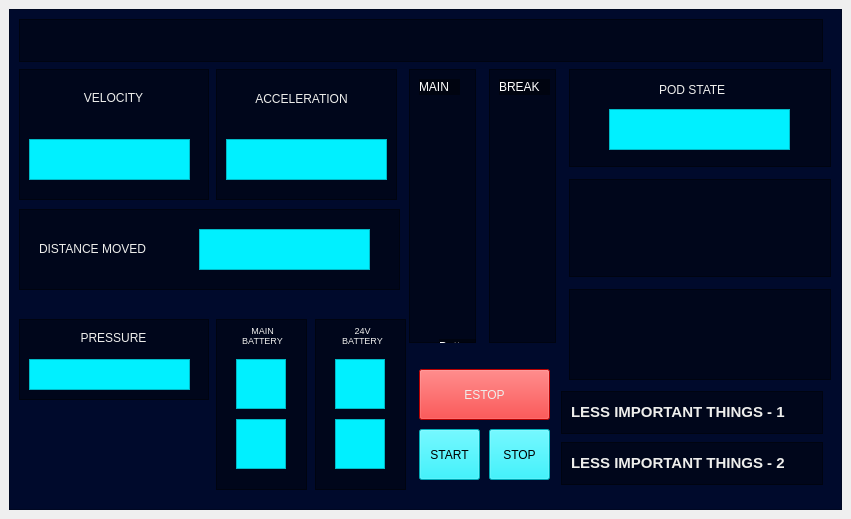
<?xml version="1.0" encoding="UTF-8"?>
<ui version="4.0">
 <class>MainWindow</class>
 <widget class="QMainWindow" name="MainWindow">
  <property name="geometry">
   <rect>
    <x>0</x>
    <y>0</y>
    <width>851</width>
    <height>519</height>
   </rect>
  </property>
  <property name="maximumSize">
   <size>
    <width>1280</width>
    <height>720</height>
   </size>
  </property>
  <property name="windowTitle">
   <string>MainWindow</string>
  </property>
  <widget class="QWidget" name="centralwidget">
   <layout class="QVBoxLayout" name="verticalLayout">
    <item>
     <widget class="QFrame" name="frame">
      <property name="enabled">
       <bool>true</bool>
      </property>
      <property name="sizeIncrement">
       <size>
        <width>0</width>
        <height>0</height>
       </size>
      </property>
      <property name="styleSheet">
       <string notr="true">QFrame{
background-font: 75 11pt &quot;URW Bookman L&quot;;
background-color: rgb(0, 10, 44);
background-radius: 10px;

}
</string>
      </property>
      <property name="frameShape">
       <enum>QFrame::StyledPanel</enum>
      </property>
      <property name="frameShadow">
       <enum>QFrame::Raised</enum>
      </property>
      <widget class="QFrame" name="VELOCITY">
       <property name="geometry">
        <rect>
         <x>10</x>
         <y>60</y>
         <width>190</width>
         <height>131</height>
        </rect>
       </property>
       <property name="styleSheet">
        <string notr="true">QFrame{
background-color: rgb(0, 0, 0, 100);
}</string>
       </property>
       <property name="frameShape">
        <enum>QFrame::StyledPanel</enum>
       </property>
       <property name="frameShadow">
        <enum>QFrame::Raised</enum>
       </property>
       <widget class="QLabel" name="label">
        <property name="geometry">
         <rect>
          <x>60</x>
          <y>20</y>
          <width>69</width>
          <height>17</height>
         </rect>
        </property>
        <property name="styleSheet">
         <string notr="true">QLabel{
background-color: rgb(rgba(0, 0, 0, 100));
color: rgb(238, 238, 236);
}
</string>
        </property>
        <property name="text">
         <string>VELOCITY</string>
        </property>
        <property name="alignment">
         <set>Qt::AlignCenter</set>
        </property>
       </widget>
       <widget class="QTextEdit" name="velocity_t">
        <property name="geometry">
         <rect>
          <x>10</x>
          <y>70</y>
          <width>161</width>
          <height>41</height>
         </rect>
        </property>
        <property name="styleSheet">
         <string notr="true">QTextEdit{
background-color: rgb(0, 240, 255);
}</string>
        </property>
        <property name="readOnly">
         <bool>true</bool>
        </property>
       </widget>
      </widget>
      <widget class="QFrame" name="frame_4">
       <property name="geometry">
        <rect>
         <x>10</x>
         <y>200</y>
         <width>381</width>
         <height>81</height>
        </rect>
       </property>
       <property name="font">
        <font>
         <weight>50</weight>
         <bold>false</bold>
        </font>
       </property>
       <property name="styleSheet">
        <string notr="true">QFrame{
background-color: rgba(0, 0, 0, 100);
}</string>
       </property>
       <property name="frameShape">
        <enum>QFrame::StyledPanel</enum>
       </property>
       <property name="frameShadow">
        <enum>QFrame::Raised</enum>
       </property>
       <widget class="QLabel" name="label_3">
        <property name="geometry">
         <rect>
          <x>20</x>
          <y>30</y>
          <width>131</width>
          <height>20</height>
         </rect>
        </property>
        <property name="styleSheet">
         <string notr="true">QLabel{
background-color: rgb(rgba(0, 0, 0, 100));
color: rgb(238, 238, 236);
}
</string>
        </property>
        <property name="text">
         <string>DISTANCE MOVED</string>
        </property>
       </widget>
       <widget class="QTextEdit" name="dist_t">
        <property name="geometry">
         <rect>
          <x>180</x>
          <y>20</y>
          <width>171</width>
          <height>41</height>
         </rect>
        </property>
        <property name="styleSheet">
         <string notr="true">QTextEdit{
background-color: rgb(0, 240, 255);
}</string>
        </property>
        <property name="readOnly">
         <bool>true</bool>
        </property>
       </widget>
      </widget>
      <widget class="QFrame" name="frame_5">
       <property name="geometry">
        <rect>
         <x>207</x>
         <y>310</y>
         <width>91</width>
         <height>171</height>
        </rect>
       </property>
       <property name="styleSheet">
        <string notr="true">QFrame{
background-color: rgba(0, 0, 0, 100);
}</string>
       </property>
       <property name="frameShape">
        <enum>QFrame::StyledPanel</enum>
       </property>
       <property name="frameShadow">
        <enum>QFrame::Raised</enum>
       </property>
       <widget class="QLabel" name="label_4">
        <property name="geometry">
         <rect>
          <x>16</x>
          <y>6</y>
          <width>61</width>
          <height>21</height>
         </rect>
        </property>
        <property name="styleSheet">
         <string notr="true">QLabel{
background-color: rgb(rgba(0, 0, 0, 100));
color: rgb(238, 238, 236);
}
</string>
        </property>
        <property name="text">
         <string>&lt;html&gt;&lt;head/&gt;&lt;body&gt;&lt;p align=&quot;center&quot;&gt;&lt;span style=&quot; font-size:7pt;&quot;&gt;MAIN&lt;br/&gt;BATTERY&lt;/span&gt;&lt;/p&gt;&lt;/body&gt;&lt;/html&gt;</string>
        </property>
        <property name="alignment">
         <set>Qt::AlignCenter</set>
        </property>
       </widget>
       <widget class="QTextEdit" name="main_battery_v">
        <property name="geometry">
         <rect>
          <x>20</x>
          <y>40</y>
          <width>50</width>
          <height>50</height>
         </rect>
        </property>
        <property name="styleSheet">
         <string notr="true">QTextEdit{
background-color: rgb(0, 240, 255);
}
</string>
        </property>
        <property name="readOnly">
         <bool>true</bool>
        </property>
       </widget>
       <widget class="QTextEdit" name="main_battery_c">
        <property name="geometry">
         <rect>
          <x>20</x>
          <y>100</y>
          <width>50</width>
          <height>50</height>
         </rect>
        </property>
        <property name="styleSheet">
         <string notr="true">QTextEdit{
background-color: rgb(0, 240, 255);
}
</string>
        </property>
        <property name="readOnly">
         <bool>true</bool>
        </property>
       </widget>
      </widget>
      <widget class="QFrame" name="frame_6">
       <property name="geometry">
        <rect>
         <x>306</x>
         <y>310</y>
         <width>91</width>
         <height>171</height>
        </rect>
       </property>
       <property name="styleSheet">
        <string notr="true">QFrame{
background-color: rgba(0, 0, 0, 100);
}</string>
       </property>
       <property name="frameShape">
        <enum>QFrame::StyledPanel</enum>
       </property>
       <property name="frameShadow">
        <enum>QFrame::Raised</enum>
       </property>
       <widget class="QTextEdit" name="second_batttery_v">
        <property name="geometry">
         <rect>
          <x>20</x>
          <y>40</y>
          <width>50</width>
          <height>50</height>
         </rect>
        </property>
        <property name="styleSheet">
         <string notr="true">QTextEdit{
background-color: rgb(0, 240, 255);
}
</string>
        </property>
        <property name="readOnly">
         <bool>true</bool>
        </property>
       </widget>
       <widget class="QTextEdit" name="second_battery_c">
        <property name="geometry">
         <rect>
          <x>20</x>
          <y>100</y>
          <width>50</width>
          <height>50</height>
         </rect>
        </property>
        <property name="styleSheet">
         <string notr="true">QTextEdit{
background-color: rgb(0, 240, 255);
}
</string>
        </property>
        <property name="readOnly">
         <bool>true</bool>
        </property>
       </widget>
       <widget class="QLabel" name="label_5">
        <property name="geometry">
         <rect>
          <x>26</x>
          <y>6</y>
          <width>43</width>
          <height>21</height>
         </rect>
        </property>
        <property name="styleSheet">
         <string notr="true">QLabel{
background-color: rgb(rgba(0, 0, 0, 100));
color: rgb(238, 238, 236);
}
</string>
        </property>
        <property name="text">
         <string>&lt;html&gt;&lt;head/&gt;&lt;body&gt;&lt;p align=&quot;center&quot;&gt;&lt;span style=&quot; font-size:7pt;&quot;&gt;24V&lt;br/&gt;BATTERY&lt;/span&gt;&lt;/p&gt;&lt;/body&gt;&lt;/html&gt;</string>
        </property>
       </widget>
      </widget>
      <widget class="QFrame" name="frame_3">
       <property name="geometry">
        <rect>
         <x>207</x>
         <y>60</y>
         <width>181</width>
         <height>131</height>
        </rect>
       </property>
       <property name="styleSheet">
        <string notr="true">QFrame{
background-color: rgb(0, 0, 0, 100);
filter: blur(5px);
}</string>
       </property>
       <property name="frameShape">
        <enum>QFrame::StyledPanel</enum>
       </property>
       <property name="frameShadow">
        <enum>QFrame::Raised</enum>
       </property>
       <widget class="QLabel" name="label_2">
        <property name="geometry">
         <rect>
          <x>30</x>
          <y>20</y>
          <width>111</width>
          <height>20</height>
         </rect>
        </property>
        <property name="styleSheet">
         <string notr="true">QLabel{
background-color: rgb(rgba(0, 0, 0, 100));
color: rgb(238, 238, 236);
}
</string>
        </property>
        <property name="text">
         <string>ACCELERATION</string>
        </property>
        <property name="alignment">
         <set>Qt::AlignCenter</set>
        </property>
       </widget>
       <widget class="QLabel" name="label_14">
        <property name="geometry">
         <rect>
          <x>220</x>
          <y>130</y>
          <width>47</width>
          <height>13</height>
         </rect>
        </property>
        <property name="text">
         <string>TextLabel</string>
        </property>
       </widget>
       <widget class="QTextEdit" name="acc_t">
        <property name="geometry">
         <rect>
          <x>10</x>
          <y>70</y>
          <width>161</width>
          <height>41</height>
         </rect>
        </property>
        <property name="styleSheet">
         <string notr="true">QTextEdit{
background-color: rgb(0, 240, 255);
}</string>
        </property>
        <property name="readOnly">
         <bool>true</bool>
        </property>
       </widget>
      </widget>
      <widget class="QFrame" name="frame_8">
       <property name="geometry">
        <rect>
         <x>10</x>
         <y>10</y>
         <width>804</width>
         <height>43</height>
        </rect>
       </property>
       <property name="maximumSize">
        <size>
         <width>804</width>
         <height>43</height>
        </size>
       </property>
       <property name="styleSheet">
        <string notr="true">background-color: rgba(0, 0, 0, 100);</string>
       </property>
       <property name="frameShape">
        <enum>QFrame::StyledPanel</enum>
       </property>
       <property name="frameShadow">
        <enum>QFrame::Raised</enum>
       </property>
      </widget>
      <widget class="QFrame" name="frame_9">
       <property name="geometry">
        <rect>
         <x>10</x>
         <y>310</y>
         <width>190</width>
         <height>81</height>
        </rect>
       </property>
       <property name="styleSheet">
        <string notr="true">background-color: rgba(0, 0, 0, 100);</string>
       </property>
       <property name="frameShape">
        <enum>QFrame::StyledPanel</enum>
       </property>
       <property name="frameShadow">
        <enum>QFrame::Raised</enum>
       </property>
       <widget class="QLabel" name="label_7">
        <property name="geometry">
         <rect>
          <x>60</x>
          <y>10</y>
          <width>69</width>
          <height>17</height>
         </rect>
        </property>
        <property name="styleSheet">
         <string notr="true">QLabel{
background-color: rgb(rgba(0, 0, 0, 100));
color: rgb(238, 238, 236);
}
</string>
        </property>
        <property name="text">
         <string>PRESSURE</string>
        </property>
        <property name="alignment">
         <set>Qt::AlignCenter</set>
        </property>
       </widget>
       <widget class="QTextEdit" name="dist_t_2">
        <property name="geometry">
         <rect>
          <x>10</x>
          <y>40</y>
          <width>161</width>
          <height>31</height>
         </rect>
        </property>
        <property name="styleSheet">
         <string notr="true">QTextEdit{
background-color: rgb(0, 240, 255);
}</string>
        </property>
        <property name="readOnly">
         <bool>true</bool>
        </property>
       </widget>
      </widget>
      <widget class="QFrame" name="frame_12">
       <property name="geometry">
        <rect>
         <x>400</x>
         <y>60</y>
         <width>67</width>
         <height>274</height>
        </rect>
       </property>
       <property name="styleSheet">
        <string notr="true">background-color: rgba(0, 0, 0, 100);</string>
       </property>
       <property name="frameShape">
        <enum>QFrame::StyledPanel</enum>
       </property>
       <property name="frameShadow">
        <enum>QFrame::Raised</enum>
       </property>
       <widget class="QLabel" name="label_23">
        <property name="geometry">
         <rect>
          <x>30</x>
          <y>270</y>
          <width>51</width>
          <height>16</height>
         </rect>
        </property>
        <property name="styleSheet">
         <string notr="true">color: rgb(255, 255, 255);</string>
        </property>
        <property name="text">
         <string>Battery :</string>
        </property>
       </widget>
       <widget class="QLabel" name="label_24">
        <property name="geometry">
         <rect>
          <x>10</x>
          <y>10</y>
          <width>41</width>
          <height>16</height>
         </rect>
        </property>
        <property name="styleSheet">
         <string notr="true">color: rgb(255, 255, 255);</string>
        </property>
        <property name="text">
         <string>MAIN</string>
        </property>
       </widget>
      </widget>
      <widget class="QFrame" name="frame_13">
       <property name="geometry">
        <rect>
         <x>480</x>
         <y>60</y>
         <width>67</width>
         <height>274</height>
        </rect>
       </property>
       <property name="styleSheet">
        <string notr="true">background-color: rgba(0, 0, 0, 100);</string>
       </property>
       <property name="frameShape">
        <enum>QFrame::StyledPanel</enum>
       </property>
       <property name="frameShadow">
        <enum>QFrame::Raised</enum>
       </property>
       <widget class="QLabel" name="label_26">
        <property name="geometry">
         <rect>
          <x>10</x>
          <y>10</y>
          <width>51</width>
          <height>16</height>
         </rect>
        </property>
        <property name="styleSheet">
         <string notr="true">color: rgb(255, 255, 255);</string>
        </property>
        <property name="text">
         <string>BREAK</string>
        </property>
       </widget>
      </widget>
      <widget class="QFrame" name="frame_18">
       <property name="geometry">
        <rect>
         <x>560</x>
         <y>60</y>
         <width>262</width>
         <height>98</height>
        </rect>
       </property>
       <property name="styleSheet">
        <string notr="true">background-color: rgba(0, 0, 0, 100)</string>
       </property>
       <property name="frameShape">
        <enum>QFrame::StyledPanel</enum>
       </property>
       <property name="frameShadow">
        <enum>QFrame::Raised</enum>
       </property>
       <widget class="QLabel" name="label_6">
        <property name="geometry">
         <rect>
          <x>90</x>
          <y>0</y>
          <width>81</width>
          <height>41</height>
         </rect>
        </property>
        <property name="styleSheet">
         <string notr="true">QLabel{
background-color: rgb(rgba(0, 0, 0, 100));
color: rgb(238, 238, 236);
}
</string>
        </property>
        <property name="text">
         <string>POD STATE</string>
        </property>
       </widget>
       <widget class="QTextEdit" name="state_t">
        <property name="geometry">
         <rect>
          <x>40</x>
          <y>40</y>
          <width>181</width>
          <height>41</height>
         </rect>
        </property>
        <property name="styleSheet">
         <string notr="true">QTextEdit{
background-color: rgb(0, 240, 255);
}</string>
        </property>
        <property name="readOnly">
         <bool>true</bool>
        </property>
       </widget>
      </widget>
      <widget class="QFrame" name="frame_19">
       <property name="geometry">
        <rect>
         <x>552</x>
         <y>433</y>
         <width>262</width>
         <height>43</height>
        </rect>
       </property>
       <property name="styleSheet">
        <string notr="true">background-color: rgba(0, 0, 0, 100)</string>
       </property>
       <property name="frameShape">
        <enum>QFrame::StyledPanel</enum>
       </property>
       <property name="frameShadow">
        <enum>QFrame::Raised</enum>
       </property>
       <widget class="QLabel" name="label_10">
        <property name="geometry">
         <rect>
          <x>10</x>
          <y>6</y>
          <width>231</width>
          <height>31</height>
         </rect>
        </property>
        <property name="styleSheet">
         <string notr="true">QLabel{
background-color: rgb(rgba(0, 0, 0, 100));
color: rgb(238, 238, 236);
}
</string>
        </property>
        <property name="text">
         <string>&lt;html&gt;&lt;head/&gt;&lt;body&gt;&lt;p&gt;&lt;span style=&quot; font-size:11.5pt; font-weight:600;&quot;&gt;LESS IMPORTANT THINGS - 2&lt;/span&gt;&lt;/p&gt;&lt;/body&gt;&lt;/html&gt;</string>
        </property>
        <property name="alignment">
         <set>Qt::AlignLeading|Qt::AlignLeft|Qt::AlignVCenter</set>
        </property>
       </widget>
      </widget>
      <widget class="QFrame" name="frame_20">
       <property name="geometry">
        <rect>
         <x>552</x>
         <y>382</y>
         <width>262</width>
         <height>43</height>
        </rect>
       </property>
       <property name="styleSheet">
        <string notr="true">background-color: rgba(0, 0, 0, 100)</string>
       </property>
       <property name="frameShape">
        <enum>QFrame::StyledPanel</enum>
       </property>
       <property name="frameShadow">
        <enum>QFrame::Raised</enum>
       </property>
       <widget class="QLabel" name="label_9">
        <property name="geometry">
         <rect>
          <x>10</x>
          <y>6</y>
          <width>231</width>
          <height>31</height>
         </rect>
        </property>
        <property name="styleSheet">
         <string notr="true">QLabel{
background-color: rgb(rgba(0, 0, 0, 100));
color: rgb(238, 238, 236);
}
</string>
        </property>
        <property name="text">
         <string>&lt;html&gt;&lt;head/&gt;&lt;body&gt;&lt;p&gt;&lt;span style=&quot; font-size:11.5pt; font-weight:600;&quot;&gt;LESS IMPORTANT THINGS - 1&lt;/span&gt;&lt;/p&gt;&lt;/body&gt;&lt;/html&gt;</string>
        </property>
        <property name="alignment">
         <set>Qt::AlignLeading|Qt::AlignLeft|Qt::AlignVCenter</set>
        </property>
       </widget>
      </widget>
      <widget class="QFrame" name="frame_21">
       <property name="geometry">
        <rect>
         <x>560</x>
         <y>170</y>
         <width>262</width>
         <height>98</height>
        </rect>
       </property>
       <property name="styleSheet">
        <string notr="true">background-color: rgba(0, 0, 0, 100)</string>
       </property>
       <property name="frameShape">
        <enum>QFrame::StyledPanel</enum>
       </property>
       <property name="frameShadow">
        <enum>QFrame::Raised</enum>
       </property>
      </widget>
      <widget class="QPushButton" name="start_b">
       <property name="geometry">
        <rect>
         <x>410</x>
         <y>420</y>
         <width>61</width>
         <height>51</height>
        </rect>
       </property>
       <property name="styleSheet">
        <string notr="true">QPushButton{
background-color: rgb(0, 240, 255);
}</string>
       </property>
       <property name="text">
        <string>START</string>
       </property>
      </widget>
      <widget class="QPushButton" name="stop_b">
       <property name="geometry">
        <rect>
         <x>480</x>
         <y>420</y>
         <width>61</width>
         <height>51</height>
        </rect>
       </property>
       <property name="styleSheet">
        <string notr="true">QPushButton{
background-color: rgb(0, 240, 255);
}</string>
       </property>
       <property name="text">
        <string>STOP</string>
       </property>
      </widget>
      <widget class="QPushButton" name="estop_b">
       <property name="geometry">
        <rect>
         <x>410</x>
         <y>360</y>
         <width>131</width>
         <height>51</height>
        </rect>
       </property>
       <property name="styleSheet">
        <string notr="true">QPushButton{
background-color: rgb(255, 0, 0);
color: rgb(238, 238, 236);
}</string>
       </property>
       <property name="text">
        <string>ESTOP</string>
       </property>
      </widget>
      <widget class="QFrame" name="frame_7">
       <property name="geometry">
        <rect>
         <x>560</x>
         <y>280</y>
         <width>262</width>
         <height>91</height>
        </rect>
       </property>
       <property name="styleSheet">
        <string notr="true">background-color: rgba(0, 0, 0, 100)</string>
       </property>
       <property name="frameShape">
        <enum>QFrame::StyledPanel</enum>
       </property>
       <property name="frameShadow">
        <enum>QFrame::Raised</enum>
       </property>
      </widget>
     </widget>
    </item>
   </layout>
  </widget>
 </widget>
 <resources/>
 <connections/>
</ui>
